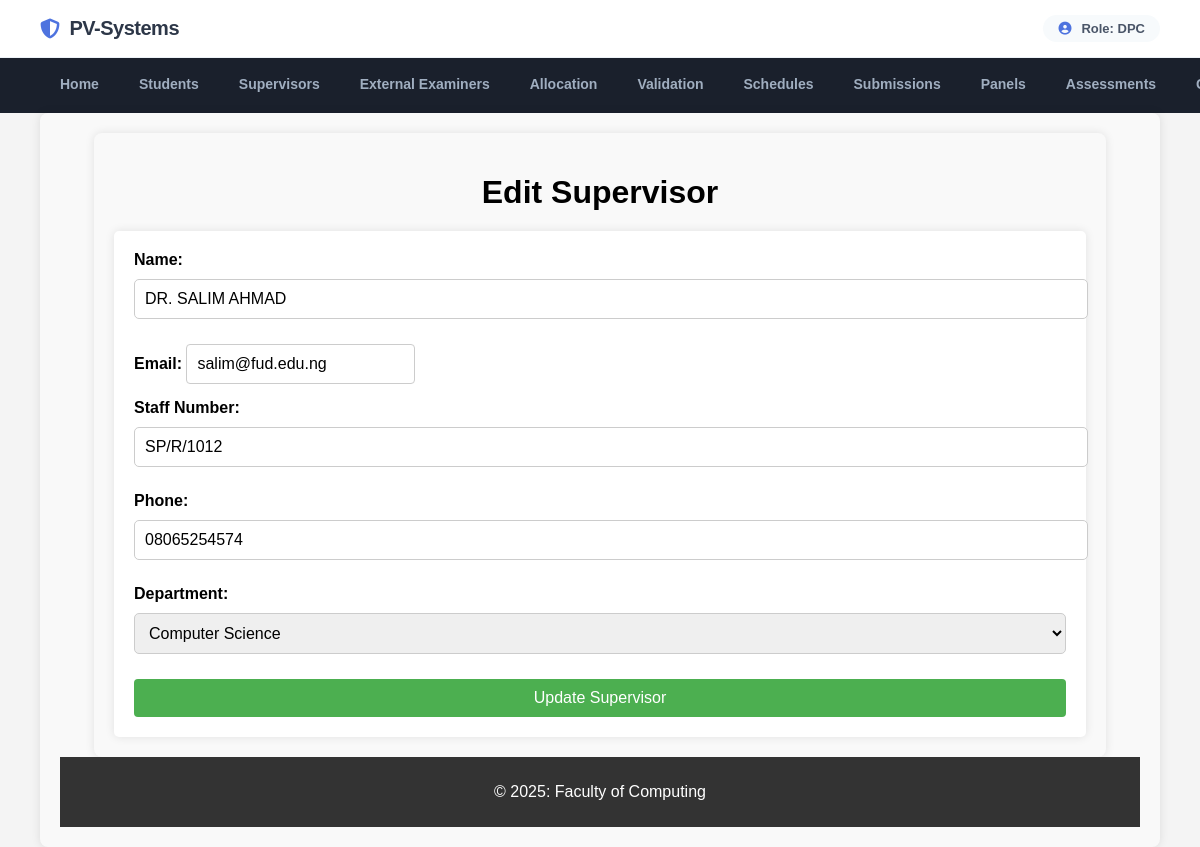
The app's page /department_project_coordinator/dpc_edit_supervisor.php?id=51 (signed in) with its own data.
### tables this page shows
CREATE TABLE `supervisors` (
  `id` int(11) NOT NULL,
  `staff_no` varchar(50) NOT NULL,
  `name` varchar(100) NOT NULL,
  `email` varchar(100) DEFAULT NULL,
  `phone` varchar(20) DEFAULT NULL,
  `faculty_id` int(11) NOT NULL,
  `department` varchar(100) NOT NULL,
  `max_students` int(11) NOT NULL DEFAULT 10,
  `current_load` int(11) NOT NULL DEFAULT 0
);

### department_project_coordinator/dpc_edit_supervisor.php (the view, shortened to what this page needs)
<?php
include __DIR__ . '/includes/db.php';
$supervisor_id = $_GET['id'];
$stmt = $conn->prepare("SELECT * FROM supervisors WHERE id = ?");
$stmt->execute([$supervisor_id]);
$supervisor = $stmt->fetch();
?>
<!DOCTYPE html>
<html lang="en">
<head>
    <link rel="stylesheet" href="assets/css/styles.css">
</head>
<body>
    <?php include 'includes/header.php'; ?>
    <div class="container">
        <h1>Edit Supervisor</h1>
        <form method="POST">
            <div>
                <label for="name">Name:</label>
                <input type="text" name="name" id="name" value="<?php echo htmlspecialchars($supervisor['name']); ?>" required>
            </div>
            <div>
                <label for="email">Email:</label>
                <input type="email" name="email" id="email" value="<?php echo htmlspecialchars($supervisor['email']); ?>" required>
            </div>
            <div>
                <label for="staff_no">Staff Number:</label>
                <input type="text" name="staff_no" id="staff_no" value="<?php echo htmlspecialchars($supervisor['staff_no']); ?>" required>
            </div>
            <div>
                <label for="phone">Phone:</label>
                <input type="text" name="phone" id="phone" value="<?php echo htmlspecialchars($supervisor['phone']); ?>" required>
            </div>
            <div>
                <label for="department">Department:</label>
                <select name="department" id="department" required>
                    <option value="Computer Science" <?php echo ($supervisor['department'] == 'Computer Science') ? 'selected' : ''; ?>>Computer Science</option>
                </select>
            </div>
            <button type="submit" name="update_supervisor">Update Supervisor</button>
        </form>
    </div>
    <?php include 'includes/footer.php'; ?>
</body>
</html>

### assets/css/styles.css (style rules this page uses)
body { font-family: Arial, sans-serif; margin: 0; padding: 0; background-color: #f4f4f4; display: flex; flex-direction: column; min-height: 100vh; }
.container { width: 90%; max-width: 1200px; margin: 0 auto; padding: 20px; flex: 1; }
form { background-color: #fff; padding: 20px; border-radius: 5px; box-shadow: 0 0 10px rgba(0, 0, 0, 0.1); margin-top: 20px; }
form input[type="text"], form input[type="password"], form textarea, form select { width: 100%; padding: 10px; margin: 10px 0; border: 1px solid #ccc; border-radius: 5px; }
form button { background-color: #333; color: #fff; padding: 10px 20px; border: none; border-radius: 5px; cursor: pointer; }

### department_project_coordinator/dpc_edit_supervisor.php (style rules this page uses)
.container { max-width: 600px; margin: 0 auto; padding: 20px; background-color: #f9f9f9; border-radius: 8px; box-shadow: 0 0 10px rgba(0, 0, 0, 0.1); }
h1 { text-align: center; margin-bottom: 20px; }
form { display: flex; flex-direction: column; gap: 15px; }
label { font-weight: bold; }
input[type="text"], input[type="email"], select { padding: 10px; border: 1px solid #ccc; border-radius: 4px; font-size: 16px; }
button[type="submit"] { padding: 10px; background-color: #4CAF50; color: white; border: none; border-radius: 4px; font-size: 16px; cursor: pointer; }

### records on screen
supervisors: name "DR. SALIM AHMAD", email "salim@fud.edu.ng", staff_no "SP/R/1012", phone "08065254574"

### other values on screen
$_SESSION['role'] "DPC"
